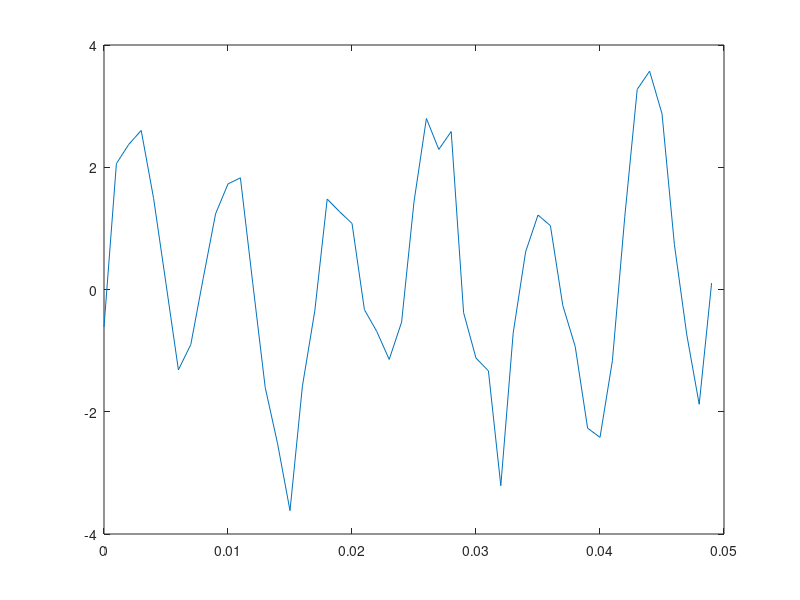

MATLAB code for this plot:
t = (0:0.001:1)';
y = sin(2*pi*50*t) + 2*sin(2*pi*120*t);
rng default;
yn = y + 0.5*randn(size(t));
plot(t(1:50),yn(1:50))
